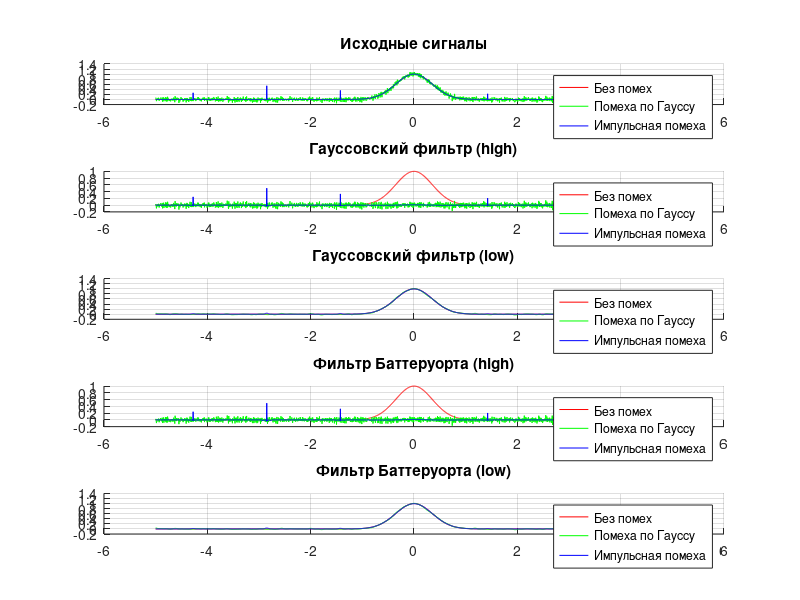

Reproduce this figure in MATLAB.
function main()
% Initial state
A = 1.0;
sigma = 0.5;
mult = 5;
step = 0.005;
t = -mult:step:mult;

% Impulse
x0 = gaussian_impulse(t,A,sigma);

% Gaussian noise generation
NA = 0;
NS = 0.05;
n1 = normrnd(NA,NS,[1 length(x0)]);
x1 = x0+n1;

% Impulsive noise generation
count = 7;
M = 0.4;
n2 = impulsive_noise(length(x0),count,M);
x2 = x0+n2;

% Calculation of filtering arrays
[B,A] = butter(6,0.5,'high');
GH = gaussian_filter(4,20,'high');
GL = gaussian_filter(4,20,'low');
BBH = butterworth_filter(6,20,'high');
BBL = butterworth_filter(6,20,'low');

figure;

subplot(5,1,1);
title('Исходные сигналы');
hold on;
grid on;
plot(t, x0, 'r');
plot(t, x1, 'g');
plot(t, x2, 'b');
legend('Без помех', 'Помеха по Гауссу', 'Импульсная помеха');

subplot(5,1,2);
title('Гауссовский фильтр (high)');
hold on;
grid on;
plot(t, x0, 'r');
plot(t, x1-filtfilt(GH,1,x1), 'g');
plot(t, x2-filtfilt(GH,1,x2), 'b');
legend('Без помех', 'Помеха по Гауссу', 'Импульсная помеха');

subplot(5,1,3);
title('Гауссовский фильтр (low)');
hold on;
grid on;
plot(t, x0, 'r');
plot(t, filtfilt(GL,1,x1), 'g');
plot(t, filtfilt(GL,1,x2), 'b');
legend('Без помех', 'Помеха по Гауссу', 'Импульсная помеха');

subplot(5,1,4);
title('Фильтр Баттеруорта (high)');
hold on;
grid on;
plot(t, x0, 'r');
plot(t, x1-filtfilt(BBH,1,x1), 'g');
plot(t, x2-filtfilt(BBH,1,x2), 'b');
legend('Без помех', 'Помеха по Гауссу', 'Импульсная помеха');

subplot(5,1,5);
title('Фильтр Баттеруорта (low)');
hold on;
grid on;
plot(t, x0, 'r');
plot(t, filtfilt(BBL,1,x1), 'g');
wait = plot(t, filtfilt(BBL,1,x2), 'b');
legend('Без помех', 'Помеха по Гауссу', 'Импульсная помеха');

waitfor(wait)
end

% Gaussian impulse
function y = gaussian_impulse(x,A,s)
y = A * exp(-(x/s).^2);
end

% Impulsive noise
function y = impulsive_noise(size,N,mult)
step = floor(size/N);
y = zeros(1,size);
for i = 1:floor(N/2)
  y(round(size/2)+i*step) = mult*(0.5+rand);
  y(round(size/2)-i*step) = mult*(0.5+rand);
end
end

% Butterworth filter
function y = butterworth_filter(D,size,type)
x = linspace(-size/2,size/2,size);
if (strcmp(type,'low'))
  y = 1./(1+(x./D).^4);
elseif (strcmp(type,'high'))
  y = 1./(1+(D./x).^4);
else
  y = x*sum(x);
end
y = y/sum(y);
end

% Gaussian filter
function y = gaussian_filter(sigma,size,type)
x = linspace(-size/2,size/2,size);
if (strcmp(type,'low'))
  y = exp(-x.^2/(2*sigma^2));
elseif (strcmp(type,'high'))
  y = 1 - exp(-x.^2/(2*sigma^2));
else
  y = x*sum(x);
end
y = y/sum(y);
end